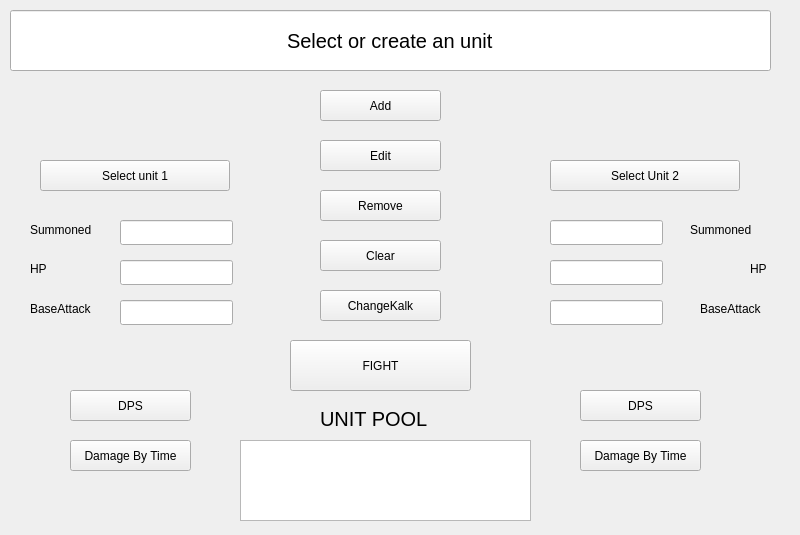
<?xml version="1.0" encoding="UTF-8"?>
<ui version="4.0">
 <class>summonedWindow</class>
 <widget class="QMainWindow" name="summonedWindow">
  <property name="geometry">
   <rect>
    <x>0</x>
    <y>0</y>
    <width>800</width>
    <height>535</height>
   </rect>
  </property>
  <property name="windowTitle">
   <string>Summoned Kalk</string>
  </property>
  <widget class="QWidget" name="centralwidget">
   <widget class="QLabel" name="nameLabel1">
    <property name="geometry">
     <rect>
      <x>30</x>
      <y>220</y>
      <width>71</width>
      <height>20</height>
     </rect>
    </property>
    <property name="text">
     <string>Summoned</string>
    </property>
   </widget>
   <widget class="QLineEdit" name="HPLine1">
    <property name="geometry">
     <rect>
      <x>120</x>
      <y>260</y>
      <width>113</width>
      <height>25</height>
     </rect>
    </property>
    <property name="readOnly">
     <bool>true</bool>
    </property>
   </widget>
   <widget class="QLineEdit" name="HPLine2">
    <property name="geometry">
     <rect>
      <x>550</x>
      <y>260</y>
      <width>113</width>
      <height>25</height>
     </rect>
    </property>
    <property name="readOnly">
     <bool>true</bool>
    </property>
   </widget>
   <widget class="QLabel" name="HPLabel2">
    <property name="geometry">
     <rect>
      <x>750</x>
      <y>260</y>
      <width>54</width>
      <height>17</height>
     </rect>
    </property>
    <property name="text">
     <string>HP</string>
    </property>
   </widget>
   <widget class="QLabel" name="baLabel1">
    <property name="geometry">
     <rect>
      <x>30</x>
      <y>300</y>
      <width>71</width>
      <height>17</height>
     </rect>
    </property>
    <property name="text">
     <string>BaseAttack</string>
    </property>
   </widget>
   <widget class="QLineEdit" name="nameLine1">
    <property name="geometry">
     <rect>
      <x>120</x>
      <y>220</y>
      <width>113</width>
      <height>25</height>
     </rect>
    </property>
    <property name="readOnly">
     <bool>true</bool>
    </property>
   </widget>
   <widget class="QLineEdit" name="nameLine2">
    <property name="geometry">
     <rect>
      <x>550</x>
      <y>220</y>
      <width>113</width>
      <height>25</height>
     </rect>
    </property>
    <property name="readOnly">
     <bool>true</bool>
    </property>
   </widget>
   <widget class="QPushButton" name="fightButton">
    <property name="geometry">
     <rect>
      <x>290</x>
      <y>340</y>
      <width>181</width>
      <height>51</height>
     </rect>
    </property>
    <property name="text">
     <string>FIGHT</string>
    </property>
   </widget>
   <widget class="QLineEdit" name="baLine1">
    <property name="geometry">
     <rect>
      <x>120</x>
      <y>300</y>
      <width>113</width>
      <height>25</height>
     </rect>
    </property>
    <property name="readOnly">
     <bool>true</bool>
    </property>
   </widget>
   <widget class="QLineEdit" name="displayRes">
    <property name="geometry">
     <rect>
      <x>10</x>
      <y>10</y>
      <width>761</width>
      <height>61</height>
     </rect>
    </property>
    <property name="font">
     <font>
      <pointsize>15</pointsize>
     </font>
    </property>
    <property name="toolTip">
     <string>&lt;html&gt;&lt;head/&gt;&lt;body&gt;&lt;p&gt;&lt;br/&gt;&lt;/p&gt;&lt;p&gt;&lt;br/&gt;&lt;/p&gt;&lt;/body&gt;&lt;/html&gt;</string>
    </property>
    <property name="text">
     <string>Select or create an unit</string>
    </property>
    <property name="alignment">
     <set>Qt::AlignCenter</set>
    </property>
    <property name="readOnly">
     <bool>true</bool>
    </property>
   </widget>
   <widget class="QLabel" name="baLabel2">
    <property name="geometry">
     <rect>
      <x>700</x>
      <y>300</y>
      <width>71</width>
      <height>17</height>
     </rect>
    </property>
    <property name="text">
     <string>BaseAttack</string>
    </property>
   </widget>
   <widget class="QPushButton" name="clearButton">
    <property name="geometry">
     <rect>
      <x>320</x>
      <y>240</y>
      <width>121</width>
      <height>31</height>
     </rect>
    </property>
    <property name="text">
     <string>Clear</string>
    </property>
   </widget>
   <widget class="QLabel" name="nameLabel2">
    <property name="geometry">
     <rect>
      <x>690</x>
      <y>220</y>
      <width>71</width>
      <height>20</height>
     </rect>
    </property>
    <property name="text">
     <string>Summoned</string>
    </property>
   </widget>
   <widget class="QPushButton" name="changeKalkHero">
    <property name="geometry">
     <rect>
      <x>320</x>
      <y>290</y>
      <width>121</width>
      <height>31</height>
     </rect>
    </property>
    <property name="text">
     <string>ChangeKalk</string>
    </property>
   </widget>
   <widget class="QLabel" name="HPLabel1">
    <property name="geometry">
     <rect>
      <x>30</x>
      <y>260</y>
      <width>54</width>
      <height>17</height>
     </rect>
    </property>
    <property name="text">
     <string>HP</string>
    </property>
   </widget>
   <widget class="QPushButton" name="addButton">
    <property name="geometry">
     <rect>
      <x>320</x>
      <y>90</y>
      <width>121</width>
      <height>31</height>
     </rect>
    </property>
    <property name="text">
     <string>Add</string>
    </property>
   </widget>
   <widget class="QLineEdit" name="baLine2">
    <property name="geometry">
     <rect>
      <x>550</x>
      <y>300</y>
      <width>113</width>
      <height>25</height>
     </rect>
    </property>
    <property name="readOnly">
     <bool>true</bool>
    </property>
   </widget>
   <widget class="QListWidget" name="summList">
    <property name="geometry">
     <rect>
      <x>240</x>
      <y>440</y>
      <width>291</width>
      <height>81</height>
     </rect>
    </property>
   </widget>
   <widget class="QLabel" name="label">
    <property name="geometry">
     <rect>
      <x>320</x>
      <y>410</y>
      <width>111</width>
      <height>17</height>
     </rect>
    </property>
    <property name="font">
     <font>
      <pointsize>15</pointsize>
      <weight>50</weight>
      <bold>false</bold>
     </font>
    </property>
    <property name="text">
     <string>UNIT POOL</string>
    </property>
   </widget>
   <widget class="QPushButton" name="select1Button">
    <property name="geometry">
     <rect>
      <x>40</x>
      <y>160</y>
      <width>190</width>
      <height>31</height>
     </rect>
    </property>
    <property name="text">
     <string>Select unit 1</string>
    </property>
   </widget>
   <widget class="QPushButton" name="select2Button">
    <property name="geometry">
     <rect>
      <x>550</x>
      <y>160</y>
      <width>190</width>
      <height>31</height>
     </rect>
    </property>
    <property name="text">
     <string>Select Unit 2</string>
    </property>
   </widget>
   <widget class="QPushButton" name="editButton">
    <property name="geometry">
     <rect>
      <x>320</x>
      <y>140</y>
      <width>121</width>
      <height>31</height>
     </rect>
    </property>
    <property name="text">
     <string>Edit</string>
    </property>
   </widget>
   <widget class="QPushButton" name="removeButton">
    <property name="geometry">
     <rect>
      <x>320</x>
      <y>190</y>
      <width>121</width>
      <height>31</height>
     </rect>
    </property>
    <property name="text">
     <string>Remove</string>
    </property>
   </widget>
   <widget class="QPushButton" name="dpsButton">
    <property name="geometry">
     <rect>
      <x>70</x>
      <y>390</y>
      <width>121</width>
      <height>31</height>
     </rect>
    </property>
    <property name="text">
     <string>DPS</string>
    </property>
   </widget>
   <widget class="QPushButton" name="dpsButton_2">
    <property name="geometry">
     <rect>
      <x>580</x>
      <y>390</y>
      <width>121</width>
      <height>31</height>
     </rect>
    </property>
    <property name="text">
     <string>DPS</string>
    </property>
   </widget>
   <widget class="QPushButton" name="dbtButton">
    <property name="geometry">
     <rect>
      <x>70</x>
      <y>440</y>
      <width>121</width>
      <height>31</height>
     </rect>
    </property>
    <property name="text">
     <string>Damage By Time</string>
    </property>
   </widget>
   <widget class="QPushButton" name="dbtButton2">
    <property name="geometry">
     <rect>
      <x>580</x>
      <y>440</y>
      <width>121</width>
      <height>31</height>
     </rect>
    </property>
    <property name="text">
     <string>Damage By Time</string>
    </property>
   </widget>
  </widget>
 </widget>
 <resources/>
 <connections>
  <connection>
   <sender>summList</sender>
   <signal>itemClicked(QListWidgetItem*)</signal>
   <receiver>summonedWindow</receiver>
   <slot>onSUMItemClicked(QListWidgetItem*)</slot>
   <hints>
    <hint type="sourcelabel">
     <x>447</x>
     <y>429</y>
    </hint>
    <hint type="destinationlabel">
     <x>564</x>
     <y>369</y>
    </hint>
   </hints>
  </connection>
 </connections>
 <slots>
  <slot>onSUMItemClicked(QListWidgetItem*)</slot>
 </slots>
</ui>
